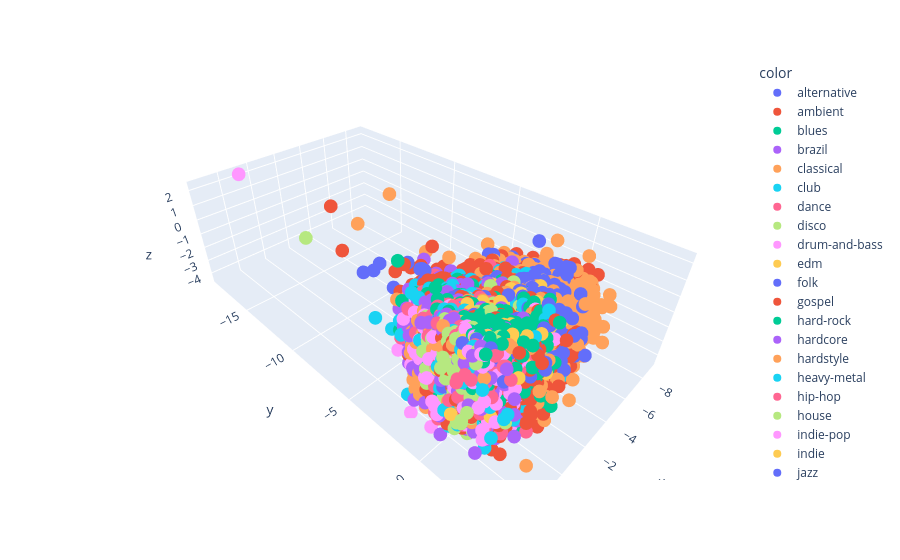

The notebook cell this image was saved under:
### Code cell
pca_model = PCA(n_components=3)
X_pca_3d = pca_model.fit_transform(
    df_scaled)

fig = px.scatter_3d(
    x=X_pca_3d[:, 0],
    y=X_pca_3d[:, 1],
    
    z=X_pca_3d[:, 2],
    color=df_original["track_genre"].astype(str)
)
fig.show()

### Figure 1 — Plotly figure (JSON) as saved in the notebook; plotly's stock layout.template omitted (floating-point values rounded to 4 significant figures; data arrays with more than 128 entries replaced by an {"elided": "..."} marker saying what was removed)
{"data": [{"hovertemplate": "color=alternative<br>x=%{x}<br>y=%{y}<br>z=%{z}<extra></extra>", "legendgroup": "alternative", "marker": {"color": "#636efa", "symbol": "circle"}, "mode": "markers", "name": "alternative", "scene": "scene", "showlegend": true, "type": "scatter3d", "x": {"elided": "1000 float values"}, "y": {"elided": "1000 float values"}, "z": {"elided": "1000 float values"}}, {"hovertemplate": "color=ambient<br>x=%{x}<br>y=%{y}<br>z=%{z}<extra></extra>", "legendgroup": "ambient", "marker": {"color": "#EF553B", "symbol": "circle"}, "mode": "markers", "name": "ambient", "scene": "scene", "showlegend": true, "type": "scatter3d", "x": {"elided": "1000 float values"}, "y": {"elided": "1000 float values"}, "z": {"elided": "1000 float values"}}, {"hovertemplate": "color=blues<br>x=%{x}<br>y=%{y}<br>z=%{z}<extra></extra>", "legendgroup": "blues", "marker": {"color": "#00cc96", "symbol": "circle"}, "mode": "markers", "name": "blues", "scene": "scene", "showlegend": true, "type": "scatter3d", "x": {"elided": "1000 float values"}, "y": {"elided": "1000 float values"}, "z": {"elided": "1000 float values"}}, {"hovertemplate": "color=brazil<br>x=%{x}<br>y=%{y}<br>z=%{z}<extra></extra>", "legendgroup": "brazil", "marker": {"color": "#ab63fa", "symbol": "circle"}, "mode": "markers", "name": "brazil", "scene": "scene", "showlegend": true, "type": "scatter3d", "x": {"elided": "1000 float values"}, "y": {"elided": "1000 float values"}, "z": {"elided": "1000 float values"}}, {"hovertemplate": "color=classical<br>x=%{x}<br>y=%{y}<br>z=%{z}<extra></extra>", "legendgroup": "classical", "marker": {"color": "#FFA15A", "symbol": "circle"}, "mode": "markers", "name": "classical", "scene": "scene", "showlegend": true, "type": "scatter3d", "x": {"elided": "1000 float values"}, "y": {"elided": "1000 float values"}, "z": {"elided": "1000 float values"}}, {"hovertemplate": "color=club<br>x=%{x}<br>y=%{y}<br>z=%{z}<extra></extra>", "legendgroup": "club", "marker": {"color": "#19d3f3", "symbol": "circle"}, "mode": "markers", "name": "club", "scene": "scene", "showlegend": true, "type": "scatter3d", "x": {"elided": "1000 float values"}, "y": {"elided": "1000 float values"}, "z": {"elided": "1000 float values"}}, {"hovertemplate": "color=dance<br>x=%{x}<br>y=%{y}<br>z=%{z}<extra></extra>", "legendgroup": "dance", "marker": {"color": "#FF6692", "symbol": "circle"}, "mode": "markers", "name": "dance", "scene": "scene", "showlegend": true, "type": "scatter3d", "x": {"elided": "1000 float values"}, "y": {"elided": "1000 float values"}, "z": {"elided": "1000 float values"}}, {"hovertemplate": "color=disco<br>x=%{x}<br>y=%{y}<br>z=%{z}<extra></extra>", "legendgroup": "disco", "marker": {"color": "#B6E880", "symbol": "circle"}, "mode": "markers", "name": "disco", "scene": "scene", "showlegend": true, "type": "scatter3d", "x": {"elided": "1000 float values"}, "y": {"elided": "1000 float values"}, "z": {"elided": "1000 float values"}}, {"hovertemplate": "color=drum-and-bass<br>x=%{x}<br>y=%{y}<br>z=%{z}<extra></extra>", "legendgroup": "drum-and-bass", "marker": {"color": "#FF97FF", "symbol": "circle"}, "mode": "markers", "name": "drum-and-bass", "scene": "scene", "showlegend": true, "type": "scatter3d", "x": {"elided": "1000 float values"}, "y": {"elided": "1000 float values"}, "z": {"elided": "1000 float values"}}, {"hovertemplate": "color=edm<br>x=%{x}<br>y=%{y}<br>z=%{z}<extra></extra>", "legendgroup": "edm", "marker": {"color": "#FECB52", "symbol": "circle"}, "mode": "markers", "name": "edm", "scene": "scene", "showlegend": true, "type": "scatter3d", "x": {"elided": "1000 float values"}, "y": {"elided": "1000 float values"}, "z": {"elided": "1000 float values"}}, {"hovertemplate": "color=folk<br>x=%{x}<br>y=%{y}<br>z=%{z}<extra></extra>", "legendgroup": "folk", "marker": {"color": "#636efa", "symbol": "circle"}, "mode": "markers", "name": "folk", "scene": "scene", "showlegend": true, "type": "scatter3d", "x": {"elided": "1000 float values"}, "y": {"elided": "1000 float values"}, "z": {"elided": "1000 float values"}}, {"hovertemplate": "color=gospel<br>x=%{x}<br>y=%{y}<br>z=%{z}<extra></extra>", "legendgroup": "gospel", "marker": {"color": "#EF553B", "symbol": "circle"}, "mode": "markers", "name": "gospel", "scene": "scene", "showlegend": true, "type": "scatter3d", "x": {"elided": "1000 float values"}, "y": {"elided": "1000 float values"}, "z": {"elided": "1000 float values"}}, {"hovertemplate": "color=hard-rock<br>x=%{x}<br>y=%{y}<br>z=%{z}<extra></extra>", "legendgroup": "hard-rock", "marker": {"color": "#00cc96", "symbol": "circle"}, "mode": "markers", "name": "hard-rock", "scene": "scene", "showlegend": true, "type": "scatter3d", "x": {"elided": "1000 float values"}, "y": {"elided": "1000 float values"}, "z": {"elided": "1000 float values"}}, {"hovertemplate": "color=hardcore<br>x=%{x}<br>y=%{y}<br>z=%{z}<extra></extra>", "legendgroup": "hardcore", "marker": {"color": "#ab63fa", "symbol": "circle"}, "mode": "markers", "name": "hardcore", "scene": "scene", "showlegend": true, "type": "scatter3d", "x": {"elided": "1000 float values"}, "y": {"elided": "1000 float values"}, "z": {"elided": "1000 float values"}}, {"hovertemplate": "color=hardstyle<br>x=%{x}<br>y=%{y}<br>z=%{z}<extra></extra>", "legendgroup": "hardstyle", "marker": {"color": "#FFA15A", "symbol": "circle"}, "mode": "markers", "name": "hardstyle", "scene": "scene", "showlegend": true, "type": "scatter3d", "x": {"elided": "1000 float values"}, "y": {"elided": "1000 float values"}, "z": {"elided": "1000 float values"}}, {"hovertemplate": "color=heavy-metal<br>x=%{x}<br>y=%{y}<br>z=%{z}<extra></extra>", "legendgroup": "heavy-metal", "marker": {"color": "#19d3f3", "symbol": "circle"}, "mode": "markers", "name": "heavy-metal", "scene": "scene", "showlegend": true, "type": "scatter3d", "x": {"elided": "1000 float values"}, "y": {"elided": "1000 float values"}, "z": {"elided": "1000 float values"}}, {"hovertemplate": "color=hip-hop<br>x=%{x}<br>y=%{y}<br>z=%{z}<extra></extra>", "legendgroup": "hip-hop", "marker": {"color": "#FF6692", "symbol": "circle"}, "mode": "markers", "name": "hip-hop", "scene": "scene", "showlegend": true, "type": "scatter3d", "x": {"elided": "1000 float values"}, "y": {"elided": "1000 float values"}, "z": {"elided": "1000 float values"}}, {"hovertemplate": "color=house<br>x=%{x}<br>y=%{y}<br>z=%{z}<extra></extra>", "legendgroup": "house", "marker": {"color": "#B6E880", "symbol": "circle"}, "mode": "markers", "name": "house", "scene": "scene", "showlegend": true, "type": "scatter3d", "x": {"elided": "1000 float values"}, "y": {"elided": "1000 float values"}, "z": {"elided": "1000 float values"}}, {"hovertemplate": "color=indie-pop<br>x=%{x}<br>y=%{y}<br>z=%{z}<extra></extra>", "legendgroup": "indie-pop", "marker": {"color": "#FF97FF", "symbol": "circle"}, "mode": "markers", "name": "indie-pop", "scene": "scene", "showlegend": true, "type": "scatter3d", "x": {"elided": "1000 float values"}, "y": {"elided": "1000 float values"}, "z": {"elided": "1000 float values"}}, {"hovertemplate": "color=indie<br>x=%{x}<br>y=%{y}<br>z=%{z}<extra></extra>", "legendgroup": "indie", "marker": {"color": "#FECB52", "symbol": "circle"}, "mode": "markers", "name": "indie", "scene": "scene", "showlegend": true, "type": "scatter3d", "x": {"elided": "1000 float values"}, "y": {"elided": "1000 float values"}, "z": {"elided": "1000 float values"}}, {"hovertemplate": "color=jazz<br>x=%{x}<br>y=%{y}<br>z=%{z}<extra></extra>", "legendgroup": "jazz", "marker": {"color": "#636efa", "symbol": "circle"}, "mode": "markers", "name": "jazz", "scene": "scene", "showlegend": true, "type": "scatter3d", "x": {"elided": "1000 float values"}, "y": {"elided": "1000 float values"}, "z": {"elided": "1000 float values"}}, {"hovertemplate": "color=k-pop<br>x=%{x}<br>y=%{y}<br>z=%{z}<extra></extra>", "legendgroup": "k-pop", "marker": {"color": "#EF553B", "symbol": "circle"}, "mode": "markers", "name": "k-pop", "scene": "scene", "showlegend": true, "type": "scatter3d", "x": {"elided": "999 float values"}, "y": {"elided": "999 float values"}, "z": {"elided": "999 float values"}}, {"hovertemplate": "color=latino<br>x=%{x}<br>y=%{y}<br>z=%{z}<extra></extra>", "legendgroup": "latino", "marker": {"color": "#00cc96", "symbol": "circle"}, "mode": "markers", "name": "latino", "scene": "scene", "showlegend": true, "type": "scatter3d", "x": {"elided": "1000 float values"}, "y": {"elided": "1000 float values"}, "z": {"elided": "1000 float values"}}, {"hovertemplate": "color=metal<br>x=%{x}<br>y=%{y}<br>z=%{z}<extra></extra>", "legendgroup": "metal", "marker": {"color": "#ab63fa", "symbol": "circle"}, "mode": "markers", "name": "metal", "scene": "scene", "showlegend": true, "type": "scatter3d", "x": {"elided": "1000 float values"}, "y": {"elided": "1000 float values"}, "z": {"elided": "1000 float values"}}, {"hovertemplate": "color=opera<br>x=%{x}<br>y=%{y}<br>z=%{z}<extra></extra>", "legendgroup": "opera", "marker": {"color": "#FFA15A", "symbol": "circle"}, "mode": "markers", "name": "opera", "scene": "scene", "showlegend": true, "type": "scatter3d", "x": {"elided": "1000 float values"}, "y": {"elided": "1000 float values"}, "z": {"elided": "1000 float values"}}, {"hovertemplate": "color=pop<br>x=%{x}<br>y=%{y}<br>z=%{z}<extra></extra>", "legendgroup": "pop", "marker": {"color": "#19d3f3", "symbol": "circle"}, "mode": "markers", "name": "pop", "scene": "scene", "showlegend": true, "type": "scatter3d", "x": {"elided": "1000 float values"}, "y": {"elided": "1000 float values"}, "z": {"elided": "1000 float values"}}, {"hovertemplate": "color=punk-rock<br>x=%{x}<br>y=%{y}<br>z=%{z}<extra></extra>", "legendgroup": "punk-rock", "marker": {"color": "#FF6692", "symbol": "circle"}, "mode": "markers", "name": "punk-rock", "scene": "scene", "showlegend": true, "type": "scatter3d", "x": {"elided": "1000 float values"}, "y": {"elided": "1000 float values"}, "z": {"elided": "1000 float values"}}, {"hovertemplate": "color=reggae<br>x=%{x}<br>y=%{y}<br>z=%{z}<extra></extra>", "legendgroup": "reggae", "marker": {"color": "#B6E880", "symbol": "circle"}, "mode": "markers", "name": "reggae", "scene": "scene", "showlegend": true, "type": "scatter3d", "x": {"elided": "1000 float values"}, "y": {"elided": "1000 float values"}, "z": {"elided": "1000 float values"}}, {"hovertemplate": "color=reggaeton<br>x=%{x}<br>y=%{y}<br>z=%{z}<extra></extra>", "legendgroup": "reggaeton", "marker": {"color": "#FF97FF", "symbol": "circle"}, "mode": "markers", "name": "reggaeton", "scene": "scene", "showlegend": true, "type": "scatter3d", "x": {"elided": "1000 float values"}, "y": {"elided": "1000 float values"}, "z": {"elided": "1000 float values"}}, {"hovertemplate": "color=rock<br>x=%{x}<br>y=%{y}<br>z=%{z}<extra></extra>", "legendgroup": "rock", "marker": {"color": "#FECB52", "symbol": "circle"}, "mode": "markers", "name": "rock", "scene": "scene", "showlegend": true, "type": "scatter3d", "x": {"elided": "1000 float values"}, "y": {"elided": "1000 float values"}, "z": {"elided": "1000 float values"}}, {"hovertemplate": "color=romance<br>x=%{x}<br>y=%{y}<br>z=%{z}<extra></extra>", "legendgroup": "romance", "marker": {"color": "#636efa", "symbol": "circle"}, "mode": "markers", "name": "romance", "scene": "scene", "showlegend": true, "type": "scatter3d", "x": {"elided": "1000 float values"}, "y": {"elided": "1000 float values"}, "z": {"elided": "1000 float values"}}, {"hovertemplate": "color=sad<br>x=%{x}<br>y=%{y}<br>z=%{z}<extra></extra>", "legendgroup": "sad", "marker": {"color": "#EF553B", "symbol": "circle"}, "mode": "markers", "name": "sad", "scene": "scene", "showlegend": true, "type": "scatter3d", "x": {"elided": "1000 float values"}, "y": {"elided": "1000 float values"}, "z": {"elided": "1000 float values"}}, {"hovertemplate": "color=salsa<br>x=%{x}<br>y=%{y}<br>z=%{z}<extra></extra>", "legendgroup": "salsa", "marker": {"color": "#00cc96", "symbol": "circle"}, "mode": "markers", "name": "salsa", "scene": "scene", "showlegend": true, "type": "scatter3d", "x": {"elided": "1000 float values"}, "y": {"elided": "1000 float values"}, "z": {"elided": "1000 float values"}}, {"hovertemplate": "color=spanish<br>x=%{x}<br>y=%{y}<br>z=%{z}<extra></extra>", "legendgroup": "spanish", "marker": {"color": "#ab63fa", "symbol": "circle"}, "mode": "markers", "name": "spanish", "scene": "scene", "showlegend": true, "type": "scatter3d", "x": {"elided": "1000 float values"}, "y": {"elided": "1000 float values"}, "z": {"elided": "1000 float values"}}, {"hovertemplate": "color=study<br>x=%{x}<br>y=%{y}<br>z=%{z}<extra></extra>", "legendgroup": "study", "marker": {"color": "#FFA15A", "symbol": "circle"}, "mode": "markers", "name": "study", "scene": "scene", "showlegend": true, "type": "scatter3d", "x": {"elided": "1000 float values"}, "y": {"elided": "1000 float values"}, "z": {"elided": "1000 float values"}}, {"hovertemplate": "color=techno<br>x=%{x}<br>y=%{y}<br>z=%{z}<extra></extra>", "legendgroup": "techno", "marker": {"color": "#19d3f3", "symbol": "circle"}, "mode": "markers", "name": "techno", "scene": "scene", "showlegend": true, "type": "scatter3d", "x": {"elided": "1000 float values"}, "y": {"elided": "1000 float values"}, "z": {"elided": "1000 float values"}}], "layout": {"legend": {"title": {"text": "color"}, "tracegroupgap": 0}, "margin": {"t": 60}, "scene": {"domain": {"x": [0, 1], "y": [0, 1]}, "xaxis": {"title": {"text": "x"}}, "yaxis": {"title": {"text": "y"}}, "zaxis": {"title": {"text": "z"}}}}}
